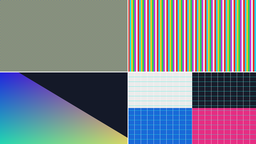
#> input picture fpga/project/stage9_bicubic_catmull_rom_multi_pixel_test/sim/720p_color_compare/input_chart_1280x720.bmp, 256 x 144 px, shrunk from 1280 x 720 before the run
$ python generate_distorted_input.py ../../fpga/project/stage9_bicubic_catmull_rom_multi_pixel_test/sim/720p_color_compare/input_chart_1280x720.bmp --output out.png
#> lines starting #> are read from the running program, lines starting #| are printed output that depends on the picture; after the words box and inside, x2 and y2 are one past the last pixel; in counts of white or black regions, pixels touching at a corner belong together
### software/bitaccurate_distortion.py
"""Bit-accurate fixed-point reference model for distortion correction.

The implementation mirrors the first fixed-point proposal in
``docs/numeric_spec.md``:

* normalized coordinates and distortion coefficients use Q4.28;
* camera coordinates use Q13.19;
* inverse focal lengths use Q2.30;
* bilinear fractions use Q0.16;
* products are kept at their full Python-integer precision and are reduced
  with arithmetic right shifts at the same points as the RTL specification;
* invalid bilinear neighborhoods produce a black pixel.

Python integers are deliberately used for intermediate values.  This makes
implicit NumPy overflow impossible and keeps the model suitable as a source
of RTL comparison vectors.  The returned coordinate maps are converted to
signed 64-bit integers after the final Q13.19 reduction.
"""

from __future__ import annotations

from dataclasses import dataclass
import math
from typing import Callable

import numpy as np
from numpy.typing import ArrayLike, NDArray


@dataclass(frozen=True)
class FixedPointConfig:
    """Fixed-point formats used by the first RTL-compatible model."""

    normalized_frac_bits: int = 28
    coefficient_frac_bits: int = 28
    inverse_focal_frac_bits: int = 30
    pixel_coord_frac_bits: int = 19
    src_coord_frac_bits: int = 19
    interpolation_frac_bits: int = 16

    @property
    def src_coord_scale(self) -> int:
        return 1 << self.src_coord_frac_bits

    @property
    def interpolation_scale(self) -> int:
        return 1 << self.interpolation_frac_bits


DEFAULT_CONFIG = FixedPointConfig()


# [28 lines left out: functions _round_half_away_from_zero, quantize_real, fixed_to_float, not called in this run]


@dataclass(frozen=True)
class FixedPointCameraModel:
    """Camera parameters stored as fixed-point integers.

    ``fx``, ``fy``, ``cx`` and ``cy`` use Q13.19.  ``inv_fx`` and ``inv_fy``
    use Q2.30.  Distortion coefficients use Q4.28.
    """

    fx: int
    fy: int
    cx: int
    cy: int
    inv_fx: int
    inv_fy: int
    k1: int = 0
    k2: int = 0
    p1: int = 0
    p2: int = 0

    # [45 lines left out: functions from_parameters, from_camera_model, not called in this run]


@dataclass(frozen=True)
class InternalFormat:
    """Signed internal widths and Q formats for the narrowed Horner path.

    Each width includes its sign bit.  Every stage is explicitly saturated
    after it is rescaled, so candidate measurements model the exact overflow
    policy that the optimized RTL must implement.
    """

    centered_width: int = 25
    centered_frac_bits: int = 12
    inverse_width: int = 24
    inverse_frac_bits: int = 22
    normalized_width: int = 26
    normalized_frac_bits: int = 22
    coefficient_width: int = 24
    coefficient_frac_bits: int = 20
    radius_width: int = 28
    radius_frac_bits: int = 22
    radial_width: int = 26
    radial_frac_bits: int = 22
    distorted_width: int = 26
    distorted_frac_bits: int = 22
    focal_width: int = 25
    focal_frac_bits: int = 12

    # [23 lines left out: functions __post_init__, default_candidate, not called in this run]


@dataclass(frozen=True)
class CandidateMetrics:
    """Measured difference between one narrowed candidate and the baseline."""

    max_error_pixels: float
    mean_error_pixels: float
    rmse_pixels: float
    coord_valid_mismatches: int
    ranges: dict[str, tuple[int, int]]


def _object_array(values: ArrayLike) -> NDArray[object]:
    """Return an array whose arithmetic values are ordinary Python integers."""

    array = np.asarray(values)
    return np.asarray(array, dtype=object)


def _elementwise(values: ArrayLike, operation: Callable[[int], int]) -> NDArray[object]:
    array = _object_array(values)
    result = [operation(int(value)) for value in array.flat]
    return np.asarray(result, dtype=object).reshape(array.shape)


def _rescale(values: ArrayLike, source_frac_bits: int, target_frac_bits: int) -> NDArray[object]:
    """Rescale fixed-point integers using arithmetic right shift when needed."""

    shift = source_frac_bits - target_frac_bits
    if shift >= 0:
        return _elementwise(values, lambda value: value >> shift)
    return _elementwise(values, lambda value: value << (-shift))


def _as_int64(values: ArrayLike) -> NDArray[np.int64]:
    result = _elementwise(values, int)
    return np.asarray(result, dtype=np.int64)


# [19 lines left out: functions _saturate_signed, _quantize_stage, not called in this run]


def _record_range(ranges: dict[str, tuple[int, int]], name: str, values: ArrayLike) -> None:
    array = _object_array(values)
    ranges[name] = (min(int(value) for value in array.flat), max(int(value) for value in array.flat))


# [420 lines left out: functions _integer_coordinate_array, source_coordinates_fixed, _source_coordinates_horner_quantized_internal, source_coordinates_horner_quantized, evaluate_internal_format, build_distortion_map_fixed, not called in this run]


def split_fixed_coordinate(
    coordinate: int,
    frac_bits: int = DEFAULT_CONFIG.src_coord_frac_bits,
) -> tuple[int, int]:
    """Return mathematical floor and non-negative fractional remainder."""

    if frac_bits < 0:
        raise ValueError("frac_bits must be non-negative")
    integer_part = int(coordinate) >> frac_bits
    fractional_part = int(coordinate) - (integer_part << frac_bits)
    return integer_part, fractional_part


def split_source_coordinates(
    source_x: ArrayLike,
    source_y: ArrayLike,
    *,
    width: int,
    height: int,
    config: FixedPointConfig = DEFAULT_CONFIG,
) -> tuple[
    NDArray[np.int64],
    NDArray[np.int64],
    NDArray[np.int64],
    NDArray[np.int64],
    NDArray[np.bool_],
]:
    """Split Q13.19 coordinates and determine four-neighbor validity."""

    x = _object_array(source_x)
    y = _object_array(source_y)
    if x.shape != y.shape:
        raise ValueError("source_x and source_y must have equal shapes")

    x0 = _elementwise(x, lambda value: split_fixed_coordinate(value, config.src_coord_frac_bits)[0])
    y0 = _elementwise(y, lambda value: split_fixed_coordinate(value, config.src_coord_frac_bits)[0])
    dx_full = _elementwise(x, lambda value: split_fixed_coordinate(value, config.src_coord_frac_bits)[1])
    dy_full = _elementwise(y, lambda value: split_fixed_coordinate(value, config.src_coord_frac_bits)[1])
    dx = _rescale(dx_full, config.src_coord_frac_bits, config.interpolation_frac_bits)
    dy = _rescale(dy_full, config.src_coord_frac_bits, config.interpolation_frac_bits)

    valid = (
        (x0 >= 0)
        & (x0 < width - 1)
        & (y0 >= 0)
        & (y0 < height - 1)
    )
    return (
        _as_int64(x0),
        _as_int64(y0),
        _as_int64(dx),
        _as_int64(dy),
        np.asarray(valid, dtype=np.bool_),
    )


# [42 lines left out: function source_coordinate_trace, not called in this run]


def bilinear_remap_fixed(
    image: ArrayLike,
    source_x: ArrayLike,
    source_y: ArrayLike,
    *,
    border_value: int = 0,
    config: FixedPointConfig = DEFAULT_CONFIG,
) -> NDArray[np.uint8]:
    """Remap an image with integer two-stage bilinear interpolation.

    The interpolation keeps both horizontal and vertical products in integer
    form and performs the final arithmetic right shift by 32 bits.  Pixels
    whose four neighbors are not available are filled with ``border_value``.
    """

    source = np.asarray(image)
    if source.ndim not in (2, 3):
        raise ValueError("image must be a 2-D grayscale or 3-D color array")
    if not 0 <= border_value <= 255:
        raise ValueError("border_value must be in the range 0..255")

    height, width = source.shape[:2]
    map_x = np.asarray(source_x, dtype=np.int64)
    map_y = np.asarray(source_y, dtype=np.int64)
    if map_x.ndim != 2 or map_y.ndim != 2 or map_x.shape != map_y.shape:
        raise ValueError("source maps must be 2-D arrays with equal shapes")

    x0, y0, dx, dy, valid = split_source_coordinates(
        map_x,
        map_y,
        width=width,
        height=height,
        config=config,
    )
    output_shape = map_x.shape + (() if source.ndim == 2 else (source.shape[2],))
    output = np.full(output_shape, border_value, dtype=np.uint8)
    if not np.any(valid):
        return output

    rows, columns = np.nonzero(valid)
    x_valid = x0[valid]
    y_valid = y0[valid]
    dx_valid = dx[valid]
    dy_valid = dy[valid]
    scale = config.interpolation_scale

    p00 = source[y_valid, x_valid].astype(np.int64)
    p10 = source[y_valid, x_valid + 1].astype(np.int64)
    p01 = source[y_valid + 1, x_valid].astype(np.int64)
    p11 = source[y_valid + 1, x_valid + 1].astype(np.int64)
    if source.ndim == 3:
        dx_valid = dx_valid[:, np.newaxis]
        dy_valid = dy_valid[:, np.newaxis]

    top = p00 * scale + (p10 - p00) * dx_valid
    bottom = p01 * scale + (p11 - p01) * dx_valid
    result = (top * scale + (bottom - top) * dy_valid) >> (2 * config.interpolation_frac_bits)
    result = np.clip(result, 0, 255).astype(np.uint8)
    output[rows, columns] = result
    return output


# [23 lines left out: function correct_distortion_fixed, not called in this run]

### software/distortion_float.py
"""Floating-point lens-distortion correction reference model.

The model builds a reverse map: each undistorted output pixel is converted to
normalized camera coordinates, distorted with the Brown-Conrady model, and
mapped back to a source-image coordinate for bilinear sampling.
"""

from __future__ import annotations

from dataclasses import dataclass

import numpy as np
from numpy.typing import ArrayLike, NDArray

try:
    from .bilinear_model import bilinear_remap
except ImportError:  # Support running this file directly from software/.
    from bilinear_model import bilinear_remap


@dataclass(frozen=True)
class CameraModel:
    """Camera intrinsics and Brown-Conrady distortion coefficients."""

    fx: float
    fy: float
    cx: float
    cy: float
    k1: float = 0.0
    k2: float = 0.0
    p1: float = 0.0
    p2: float = 0.0

    def __post_init__(self) -> None:
        values = (self.fx, self.fy, self.cx, self.cy, self.k1, self.k2, self.p1, self.p2)
        if not all(np.isfinite(value) for value in values):
            raise ValueError("camera parameters must all be finite")
        if self.fx <= 0.0 or self.fy <= 0.0:
            raise ValueError("fx and fy must be greater than zero")


# [66 lines left out: functions source_coordinates, build_distortion_map, correct_distortion, not called in this run]

### software/sim_assets/generate_distorted_input.py
"""Generate a synthetic camera-distorted image by inverting Brown-Conrady."""

from __future__ import annotations

import argparse
import sys
from pathlib import Path

import numpy as np
from numpy.typing import NDArray
from PIL import Image


SOFTWARE_DIR = Path(__file__).resolve().parents[1]
if str(SOFTWARE_DIR) not in sys.path:
    sys.path.insert(0, str(SOFTWARE_DIR))

from bitaccurate_distortion import DEFAULT_CONFIG, bilinear_remap_fixed
from distortion_float import CameraModel


def _quantize_q19(values: NDArray[np.float64]) -> NDArray[np.int64]:
    scaled = values * float(DEFAULT_CONFIG.src_coord_scale)
    rounded = np.where(scaled >= 0.0, np.floor(scaled + 0.5), np.ceil(scaled - 0.5))
    return rounded.astype(np.int64)


def inverse_distortion_map(
    width: int,
    height: int,
    camera: CameraModel,
    *,
    iterations: int = 12,
) -> tuple[NDArray[np.int64], NDArray[np.int64]]:
    """Map each distorted output pixel to its clean-image Q13.19 source.

    The Brown-Conrady forward model maps an undistorted normalized point to
    the distorted camera location.  Fixed-point iteration solves the inverse
    relation for every regular pixel in the synthetic distorted frame.
    """

    if width <= 0 or height <= 0:
        raise ValueError("width and height must be greater than zero")
    if iterations <= 0:
        raise ValueError("iterations must be greater than zero")

    distorted_y_pixels, distorted_x_pixels = np.indices(
        (height, width), dtype=np.float64
    )
    distorted_x = (distorted_x_pixels - camera.cx) / camera.fx
    distorted_y = (distorted_y_pixels - camera.cy) / camera.fy
    undistorted_x = distorted_x.copy()
    undistorted_y = distorted_y.copy()

    for _ in range(iterations):
        radius_squared = undistorted_x * undistorted_x + undistorted_y * undistorted_y
        radial = (
            1.0
            + camera.k1 * radius_squared
            + camera.k2 * radius_squared * radius_squared
        )
        if np.any(np.abs(radial) < 1.0e-12):
            raise ValueError("distortion model is singular for this image domain")
        tangential_x = (
            2.0 * camera.p1 * undistorted_x * undistorted_y
            + camera.p2 * (radius_squared + 2.0 * undistorted_x * undistorted_x)
        )
        tangential_y = (
            camera.p1 * (radius_squared + 2.0 * undistorted_y * undistorted_y)
            + 2.0 * camera.p2 * undistorted_x * undistorted_y
        )
        undistorted_x = (distorted_x - tangential_x) / radial
        undistorted_y = (distorted_y - tangential_y) / radial

    source_x = camera.fx * undistorted_x + camera.cx
    source_y = camera.fy * undistorted_y + camera.cy
    return _quantize_q19(source_x), _quantize_q19(source_y)


def generate_distorted_input(
    image: Image.Image,
    camera: CameraModel,
    *,
    iterations: int = 12,
) -> Image.Image:
    """Return an RGB frame that simulates the configured camera distortion."""

    clean = np.asarray(image.convert("RGB"), dtype=np.uint8)
    height, width = clean.shape[:2]
    source_x_q19, source_y_q19 = inverse_distortion_map(
        width, height, camera, iterations=iterations
    )
    distorted = bilinear_remap_fixed(clean, source_x_q19, source_y_q19)
    return Image.fromarray(distorted)


def main() -> int:
    parser = argparse.ArgumentParser(description=__doc__)
    parser.add_argument("input_image", type=Path, help="clean reference image")
    parser.add_argument("--output", type=Path, required=True)
    parser.add_argument("--iterations", type=int, default=12)
    parser.add_argument("--fx", type=float, default=180.0)
    parser.add_argument("--fy", type=float, default=180.0)
    parser.add_argument("--cx", type=float, default=127.5)
    parser.add_argument("--cy", type=float, default=95.5)
    parser.add_argument("--k1", type=float, default=-0.25)
    parser.add_argument("--k2", type=float, default=0.05)
    parser.add_argument("--p1", type=float, default=0.001)
    parser.add_argument("--p2", type=float, default=-0.001)
    arguments = parser.parse_args()

    camera = CameraModel(
        fx=arguments.fx,
        fy=arguments.fy,
        cx=arguments.cx,
        cy=arguments.cy,
        k1=arguments.k1,
        k2=arguments.k2,
        p1=arguments.p1,
        p2=arguments.p2,
    )
    with Image.open(arguments.input_image) as image:
#> image is the input picture: PIL image 256x144 RGB; mean R, G, B 124.3, 130.2, 137.6
        distorted = generate_distorted_input(
            image, camera, iterations=arguments.iterations
        )
#> in bilinear_remap_fixed, `map_x = np.asarray(source_x, dtype=np.int64)`:
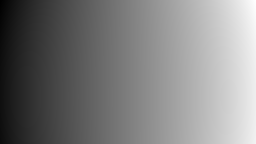
#> map_x: shape (144, 256) int64; min -22226610, max 157222317, mean 66946947.1; drawn with min black and max white
#> in bilinear_remap_fixed, `map_y = np.asarray(source_y, dtype=np.int64)`:
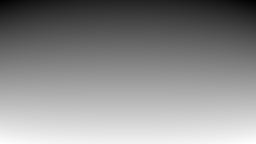
#> map_y: shape (144, 256) int64; min -17669363, max 80209059, mean 35975800.8; drawn with min black and max white
#> in _elementwise, `result = [operation(int(value)) for value in array.flat]`: result = 36864 items
#> in split_source_coordinates, `valid = ( (x0 >= 0) & (x0 < width - 1) & (y0 >= 0) & (y0 < height - 1) )`:
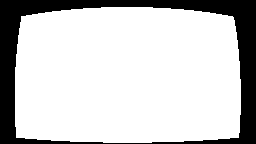
#> valid: shape (144, 256) bool; 79.1% white; 1 black region, box (x1, y1, x2, y2) and area: (0, 0, 256, 144) 7709
#> in _as_int64 (call 3), `return np.asarray(result, dtype=np.int64)`:
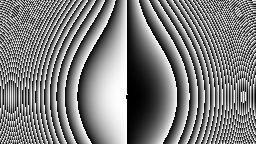
#> returned value: shape (144, 256) int64; min 0, max 65535, mean 32689.7; drawn with min black and max white
#> in _as_int64 (call 4), `return np.asarray(result, dtype=np.int64)`:
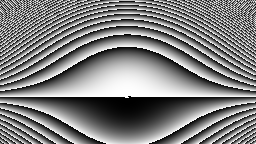
#> returned value: shape (144, 256) int64; min 0, max 65535, mean 32908.9; drawn with min black and max white
#> in bilinear_remap_fixed, `output[rows, columns] = result`:
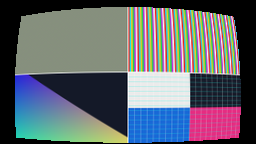
#> output: shape (144, 256, 3); mean of channels 0, 1, 2 97.1, 102.5, 108.5; drawn as R, G, B
    arguments.output.parent.mkdir(parents=True, exist_ok=True)
    distorted.save(arguments.output, format="PNG")
    print(f"Created synthetic distorted input: {arguments.output}")
    return 0


if __name__ == "__main__":
    raise SystemExit(main())
#> (the program exits here)
